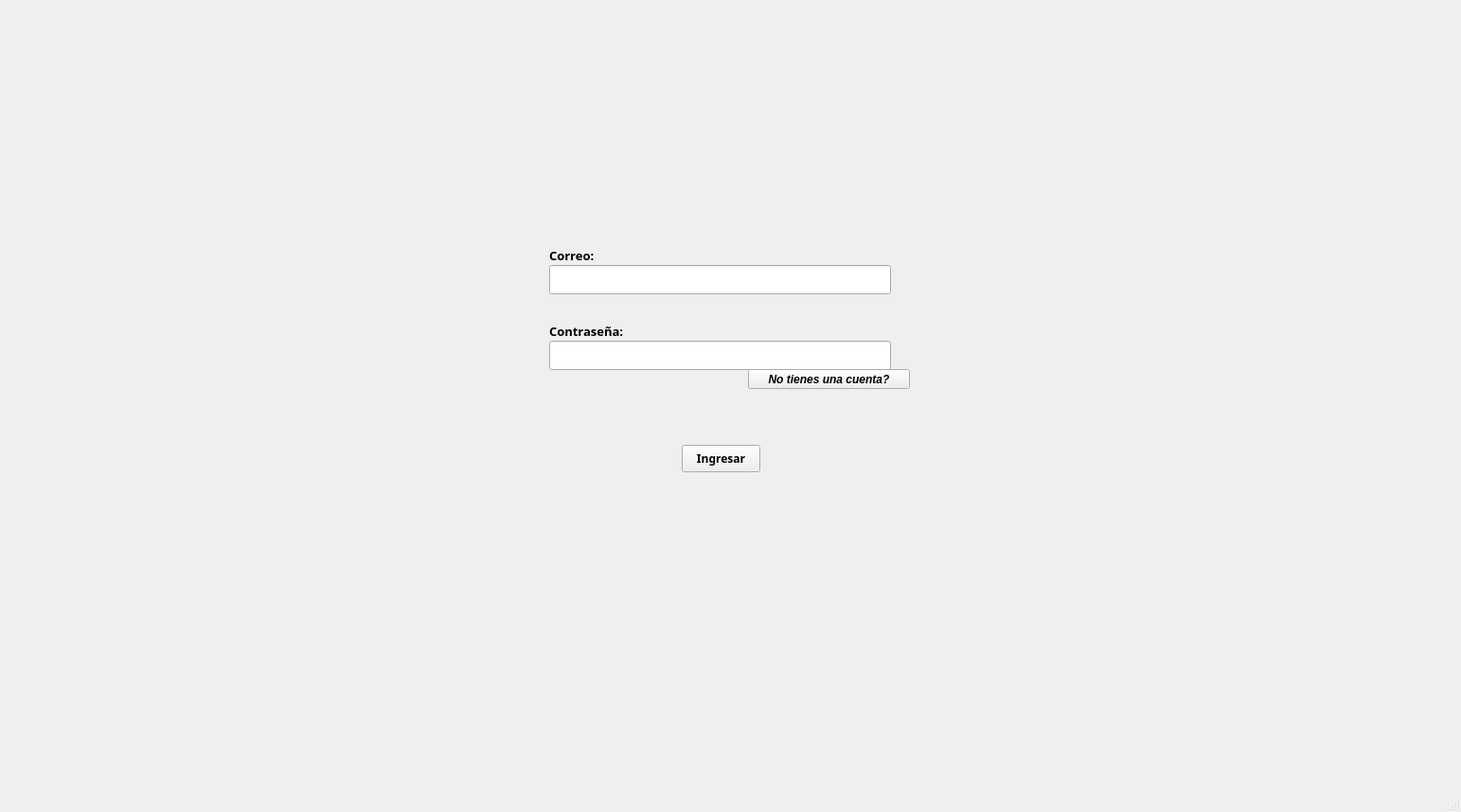
<?xml version="1.0" encoding="UTF-8"?>
<ui version="4.0">
 <class>cframe</class>
 <widget class="QMainWindow" name="cframe">
  <property name="geometry">
   <rect>
    <x>0</x>
    <y>0</y>
    <width>1543</width>
    <height>858</height>
   </rect>
  </property>
  <property name="windowTitle">
   <string>cframe</string>
  </property>
  <widget class="QWidget" name="centralwidget">
   <widget class="QStackedWidget" name="stackedWidget">
    <property name="geometry">
     <rect>
      <x>0</x>
      <y>0</y>
      <width>1541</width>
      <height>811</height>
     </rect>
    </property>
    <property name="currentIndex">
     <number>0</number>
    </property>
    <widget class="QWidget" name="page_2">
     <widget class="QLabel" name="label_2">
      <property name="geometry">
       <rect>
        <x>600</x>
        <y>110</y>
        <width>281</width>
        <height>71</height>
       </rect>
      </property>
      <property name="text">
       <string/>
      </property>
      <property name="pixmap">
       <pixmap resource="Imagenes.qrc">:/Imagenes/Canvas-Logo-transparent-Large.png</pixmap>
      </property>
      <property name="scaledContents">
       <bool>true</bool>
      </property>
      <property name="wordWrap">
       <bool>false</bool>
      </property>
     </widget>
     <widget class="QLineEdit" name="lineEdit">
      <property name="geometry">
       <rect>
        <x>580</x>
        <y>280</y>
        <width>361</width>
        <height>31</height>
       </rect>
      </property>
      <property name="font">
       <font>
        <family>Sans Serif Collection</family>
       </font>
      </property>
     </widget>
     <widget class="QLineEdit" name="lineEdit_2">
      <property name="geometry">
       <rect>
        <x>580</x>
        <y>360</y>
        <width>361</width>
        <height>31</height>
       </rect>
      </property>
      <property name="font">
       <font>
        <family>Sans Serif Collection</family>
       </font>
      </property>
     </widget>
     <widget class="QLabel" name="label_3">
      <property name="geometry">
       <rect>
        <x>580</x>
        <y>260</y>
        <width>63</width>
        <height>20</height>
       </rect>
      </property>
      <property name="font">
       <font>
        <family>Segoe UI Semibold</family>
        <pointsize>10</pointsize>
        <bold>true</bold>
       </font>
      </property>
      <property name="text">
       <string>Correo:</string>
      </property>
     </widget>
     <widget class="QLabel" name="label_4">
      <property name="geometry">
       <rect>
        <x>580</x>
        <y>340</y>
        <width>91</width>
        <height>20</height>
       </rect>
      </property>
      <property name="font">
       <font>
        <family>Segoe UI Semibold</family>
        <pointsize>10</pointsize>
        <bold>true</bold>
       </font>
      </property>
      <property name="text">
       <string>Contraseña:</string>
      </property>
     </widget>
     <widget class="QPushButton" name="pushButton_2">
      <property name="geometry">
       <rect>
        <x>720</x>
        <y>470</y>
        <width>83</width>
        <height>29</height>
       </rect>
      </property>
      <property name="font">
       <font>
        <family>Segoe UI Semibold</family>
        <bold>true</bold>
       </font>
      </property>
      <property name="text">
       <string>Ingresar</string>
      </property>
     </widget>
     <widget class="QPushButton" name="btn_registrar">
      <property name="geometry">
       <rect>
        <x>790</x>
        <y>390</y>
        <width>171</width>
        <height>21</height>
       </rect>
      </property>
      <property name="font">
       <font>
        <italic>true</italic>
        <bold>true</bold>
       </font>
      </property>
      <property name="text">
       <string>No tienes una cuenta?</string>
      </property>
     </widget>
    </widget>
    <widget class="QWidget" name="page">
     <widget class="QLabel" name="label">
      <property name="geometry">
       <rect>
        <x>0</x>
        <y>0</y>
        <width>81</width>
        <height>761</height>
       </rect>
      </property>
      <property name="text">
       <string/>
      </property>
      <property name="pixmap">
       <pixmap resource="Imagenes.qrc">:/Imagenes/Barra canvas.PNG</pixmap>
      </property>
      <property name="scaledContents">
       <bool>true</bool>
      </property>
     </widget>
     <widget class="QPushButton" name="btnsalir">
      <property name="enabled">
       <bool>true</bool>
      </property>
      <property name="geometry">
       <rect>
        <x>0</x>
        <y>730</y>
        <width>81</width>
        <height>31</height>
       </rect>
      </property>
      <property name="contextMenuPolicy">
       <enum>Qt::ContextMenuPolicy::PreventContextMenu</enum>
      </property>
      <property name="layoutDirection">
       <enum>Qt::LayoutDirection::LeftToRight</enum>
      </property>
      <property name="text">
       <string/>
      </property>
     </widget>
     <widget class="QPushButton" name="pushButton">
      <property name="geometry">
       <rect>
        <x>1450</x>
        <y>180</y>
        <width>83</width>
        <height>29</height>
       </rect>
      </property>
      <property name="text">
       <string>PushButton</string>
      </property>
     </widget>
    </widget>
   </widget>
  </widget>
  <widget class="QMenuBar" name="menubar">
   <property name="geometry">
    <rect>
     <x>0</x>
     <y>0</y>
     <width>1543</width>
     <height>25</height>
    </rect>
   </property>
  </widget>
  <widget class="QStatusBar" name="statusbar"/>
 </widget>
 <resources>
  <include location="Imagenes.qrc"/>
 </resources>
 <connections/>
</ui>
